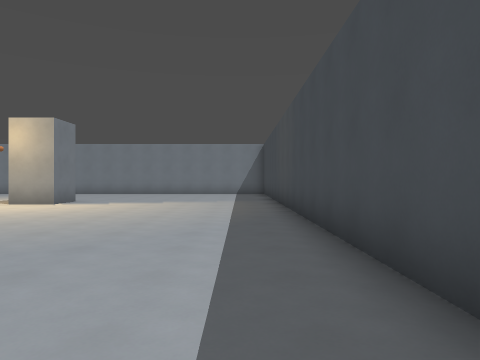
view 1 (above)

17 first-person views from a walk through a Godot game level. The camera is 1.4 m above the floor, looks level and sees 70° across. The floor is counted in squares, 2 m on a side. Each view is taken from the middle of a square. On the plan, view 1 faces up. The plan holds only what a view shows up to about 11 squares ahead; the rest is blank. The place goes on beyond the plan.

view 2
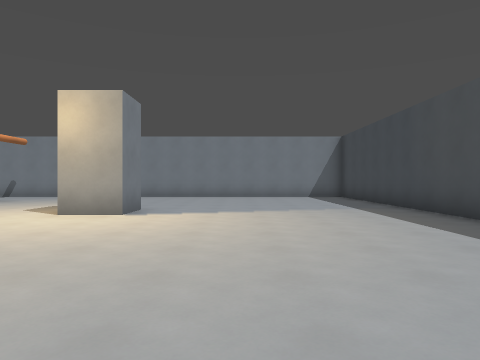

view 3
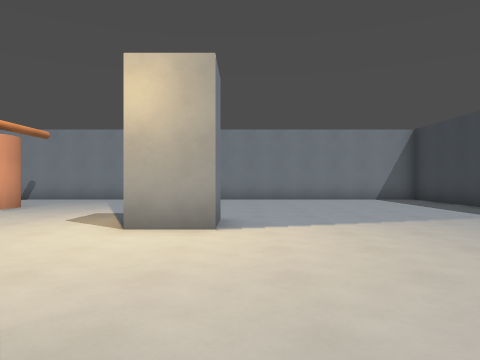

view 4
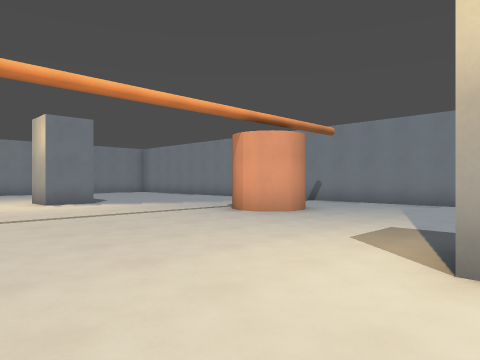

view 5
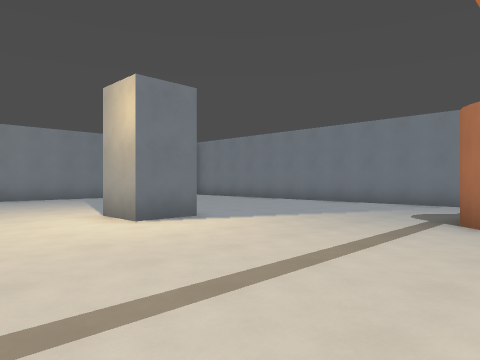

view 6
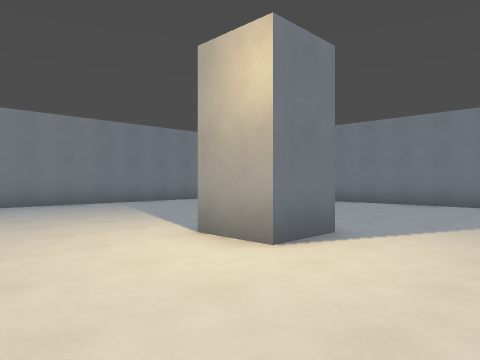

view 7
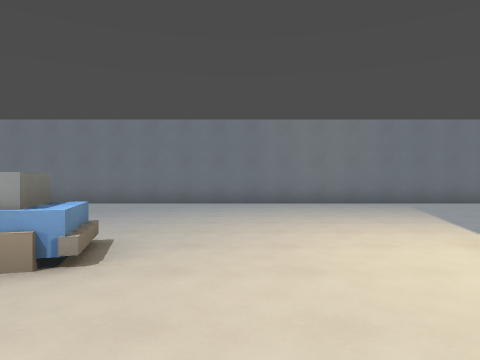

view 8
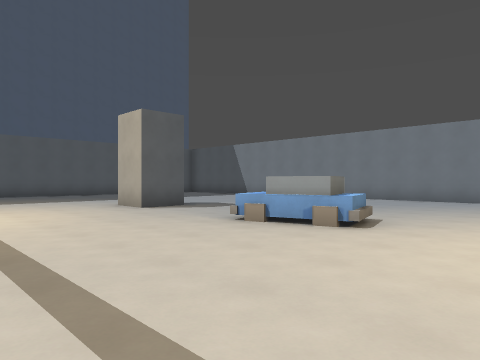

view 9
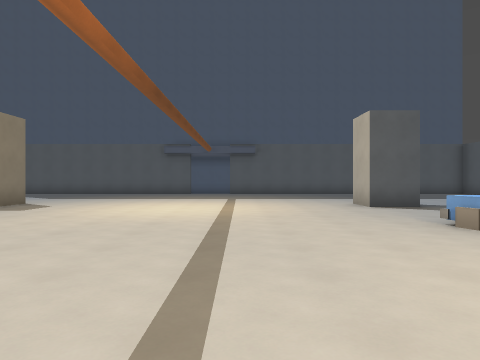

view 10
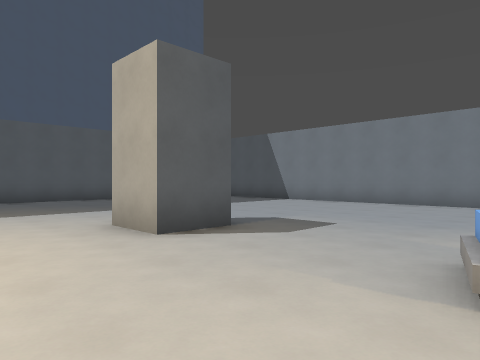

view 11
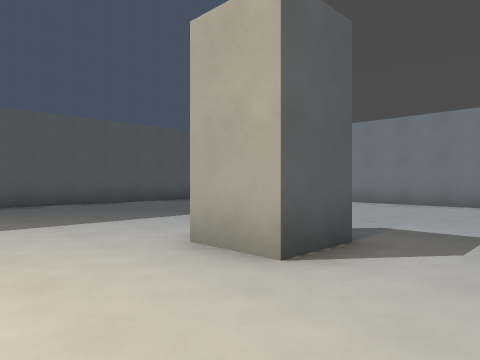

view 12
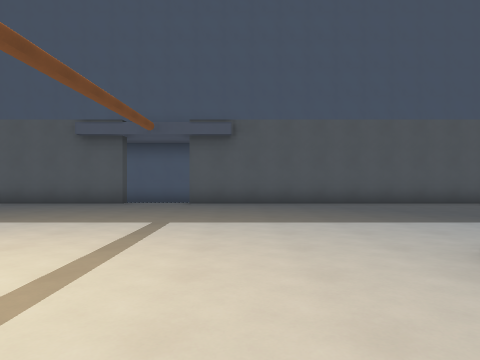

view 13
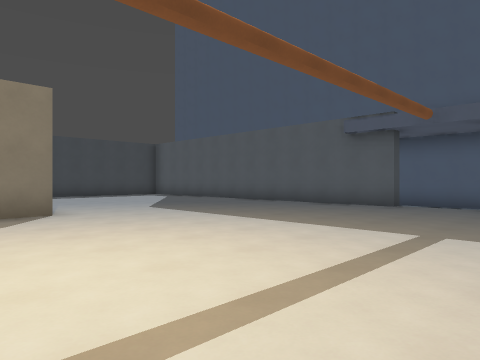

view 14
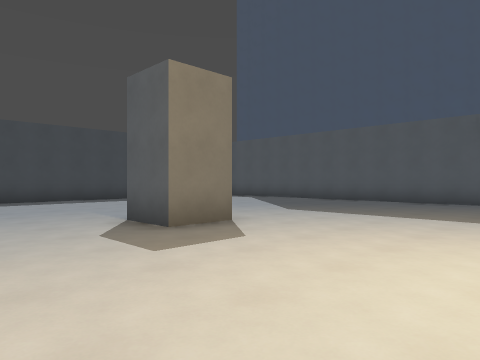

view 15
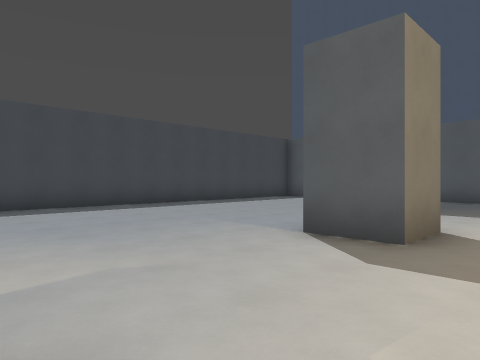

view 16
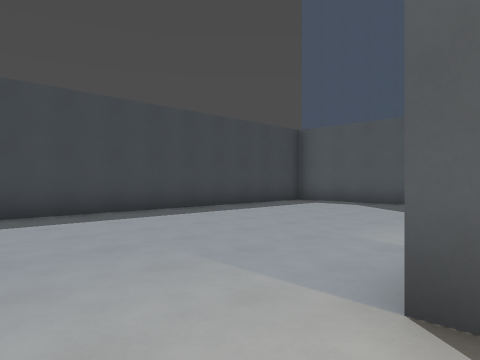

view 17
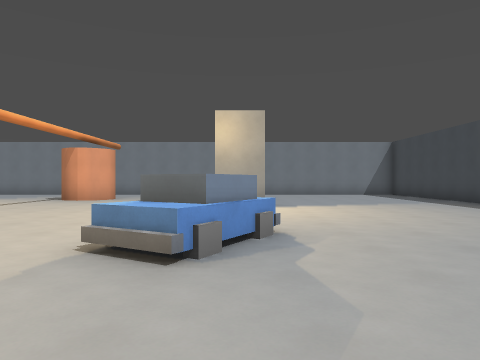

### Floor plan
Points are (right, up) in squares from view 1. A wall is a line through its corners. A room is listed if a view was taken in it or the views show most of it. See-through windows are left out.
Room 1 (views 1, 2, 3, 4, 5, 6, 7, 8, 9, 10, 11, 12, 13, 14, 15, 16, 17)
walls: (-5.6, 5.5) (-6.2, 4.3); (-16.7, 5.2) (-16.4, 4.1); (-10.6, -8.2) (-4.8, -8.2); (-13.1, 17.2) (-19.4, 17.2); (-8.2, 17.2) (-11.4, 17.2); (-2.5, -8.2) (-0.6, -8.2); (-21.2, -8.2) (-12.5, -8.2); (1.2, -6.4) (1.2, 16); (-24.2, 14.2) (-24.2, -3.2)
low walls: (-6.5, 3.7) (-7.6, 4.4); (-6.2, 4.3) (-7.2, 4.9); (-17.6, 5) (-16.7, 5.2); (-17.9, 5.3) (-17.1, 5.5)
ways out: opening at (-11.5, -8)
objects: pillar (-17, -1) to (-17, 0); pillar (-17, 10) to (-17, 11); pillar (-6, -1) to (-6, 0); pillar (-6, 10) to (-6, 11)

Where each view was taken, in squares from view 1:
view 1: 0 up, 0 right, facing up
view 2: 3 up, 3 left, facing up
view 3: 5 up, 5 left, facing up
view 4: 7 up, 6 left, facing up-left
view 5: 7 up, 11 left, facing up-left
view 6: 7 up, 14 left, facing up-left
view 7: 7 up, 14 left, facing left
view 8: 8 up, 12 left, facing down-left
view 9: 9 up, 13 left, facing down
view 10: 4 up, 14 left, facing down-left
view 11: 2 up, 14 left, facing down-left
view 12: 2 up, 14 left, facing down
view 13: 1 up, 14 left, facing down-right
view 14: 3 up, 11 left, facing down-right
view 15: 4 up, 8 left, facing down-right
view 16: 2 up, 6 left, facing down-right
view 17: 1 up, 6 left, facing up
